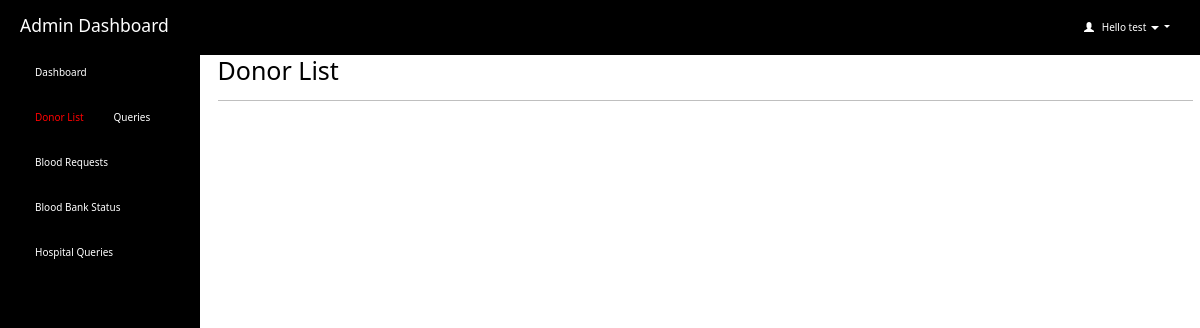
/admin/donor_list.php (signed in), run on an earlier commit of the app's database.
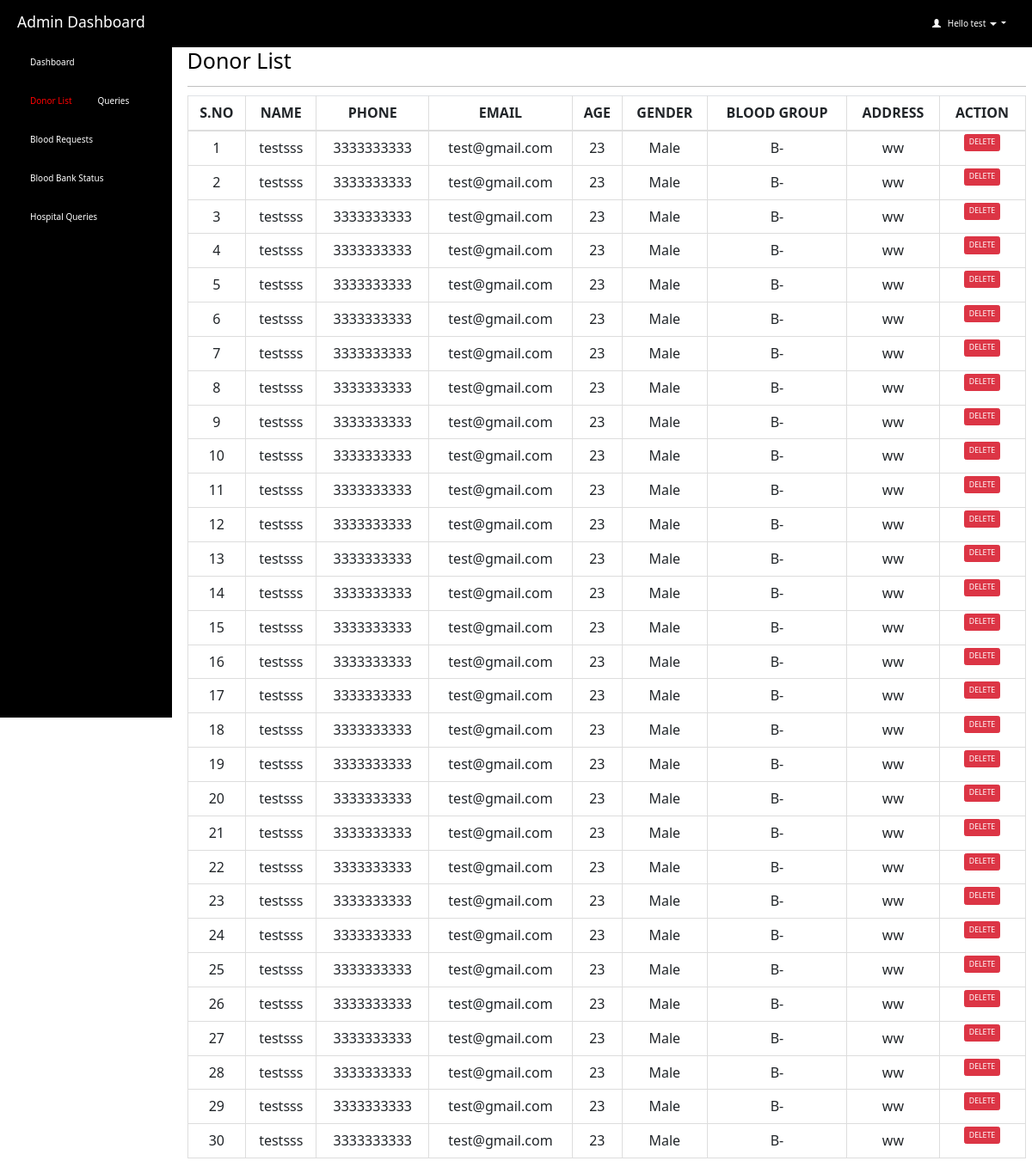
And on a later commit of the database.
### tables this page shows
CREATE TABLE `donor_details` (
  `id` int(11) NOT NULL,
  `name` varchar(50) NOT NULL,
  `mobile` varchar(10) NOT NULL,
  `mail_id` varchar(50) DEFAULT NULL,
  `age` int(60) NOT NULL,
  `gender` varchar(10) NOT NULL,
  `blood_group` varchar(10) NOT NULL,
  `address` varchar(100) NOT NULL,
  `city` varchar(20) NOT NULL,
  `state` varchar(30) NOT NULL
);

### admin/donor_list.php (the view, shortened to what this page needs)
<html>
<head>
  <link rel="stylesheet" href="https://maxcdn.bootstrapcdn.com/bootstrap/3.4.1/css/bootstrap.min.css">
</head>
<?php
  if (isset($_SESSION['loggedin']) && $_SESSION['loggedin'] == true) {
  ?>
<body style="color:black">
<div id="header">
<?php include 'header.php';
?>
</div>
<div id="sidebar">
<?php $active="donor_list"; include 'sidebar.php'; ?>
</div>
<div id="content" >
  <div class="content-wrapper">
    <div class="container-fluid">
      <div class="row">
        <div class="col-md-12 lg-12 sm-12">
          <h1 class="page-title">Donor List</h1>
        </div>
      </div>
      <hr>
      <?php
        include 'connection.php';
        $count=1;
        $sql= "select * from donor_details ";
        $result=mysqli_query($connection,$sql);
        if(mysqli_num_rows($result)>0)   {
       ?>
       <div class="table-responsive">
      <table class="table table-bordered" style="text-align:center">
          <thead style="text-align:center">
          <th style="text-align:center">S.NO</th>
          <th style="text-align:center">NAME</th>
          <th style="text-align:center">PHONE</th>
          <th style="text-align:center">EMAIL</th>
          <th style="text-align:center">AGE</th>
          <th style="text-align:center">GENDER</th>
          <th style="text-align:center">BLOOD GROUP</th>
          <th style="text-align:center">ADDRESS</th>
          <th style="text-align:center">ACTION</th>
          </thead>
          <tbody>
            <?php
            while($row = mysqli_fetch_assoc($result)) { ?>
          <tr>
                  <td><?php echo $count++; ?></td>
                  <td><?php echo $row['name']; ?></td>
                  <td><?php echo $row['mobile']; ?></td>
                  <td><?php echo $row['mail_id']; ?></td>
                  <td><?php echo $row['age']; ?></td>
                  <td><?php echo $row['gender']; ?></td>
                    <td><?php echo $row['blood_group']; ?></td>
                    <td><?php echo $row['address']; ?></td>
                    <td id="he" style="width:100px">
                    <button type="button" class="btn btn-primary btn-sm btn-danger" onclick="window.location.href = 'delete.php?id=<?php echo $row['id']; ?>';" >DELETE</button>
                    </td>
              </tr>
            <?php } ?>
          </tbody>
      </table>
    </div>
    <?php } ?>
  </div>
  </div>
</div>
   <?php }
    ?>
</body>
</html>

What changed in the data, as far as the page shows it:
added donor_details: name "testsss", mobile "3333333333", mail "test@gmail.com", age "23", gender "Male", blood_group "B-", address "ww"
added donor_details: name "testsss", mobile "3333333333", mail "test@gmail.com", age "23", gender "Male", blood_group "B-", address "ww"
added donor_details: name "testsss", mobile "3333333333", mail "test@gmail.com", age "23", gender "Male", blood_group "B-", address "ww"
added donor_details: name "testsss", mobile "3333333333", mail "test@gmail.com", age "23", gender "Male", blood_group "B-", address "ww"
added donor_details: name "testsss", mobile "3333333333", mail "test@gmail.com", age "23", gender "Male", blood_group "B-", address "ww"
added donor_details: name "testsss", mobile "3333333333", mail "test@gmail.com", age "23", gender "Male", blood_group "B-", address "ww"
added donor_details: name "testsss", mobile "3333333333", mail "test@gmail.com", age "23", gender "Male", blood_group "B-", address "ww"
added donor_details: name "testsss", mobile "3333333333", mail "test@gmail.com", age "23", gender "Male", blood_group "B-", address "ww"
added donor_details: name "testsss", mobile "3333333333", mail "test@gmail.com", age "23", gender "Male", blood_group "B-", address "ww"
added donor_details: name "testsss", mobile "3333333333", mail "test@gmail.com", age "23", gender "Male", blood_group "B-", address "ww"
added donor_details: name "testsss", mobile "3333333333", mail "test@gmail.com", age "23", gender "Male", blood_group "B-", address "ww"
added donor_details: name "testsss", mobile "3333333333", mail "test@gmail.com", age "23", gender "Male", blood_group "B-", address "ww"
added donor_details: name "testsss", mobile "3333333333", mail "test@gmail.com", age "23", gender "Male", blood_group "B-", address "ww"
added donor_details: name "testsss", mobile "3333333333", mail "test@gmail.com", age "23", gender "Male", blood_group "B-", address "ww"
added donor_details: name "testsss", mobile "3333333333", mail "test@gmail.com", age "23", gender "Male", blood_group "B-", address "ww"
added donor_details: name "testsss", mobile "3333333333", mail "test@gmail.com", age "23", gender "Male", blood_group "B-", address "ww"
added donor_details: name "testsss", mobile "3333333333", mail "test@gmail.com", age "23", gender "Male", blood_group "B-", address "ww"
added donor_details: name "testsss", mobile "3333333333", mail "test@gmail.com", age "23", gender "Male", blood_group "B-", address "ww"
added donor_details: name "testsss", mobile "3333333333", mail "test@gmail.com", age "23", gender "Male", blood_group "B-", address "ww"
added donor_details: name "testsss", mobile "3333333333", mail "test@gmail.com", age "23", gender "Male", blood_group "B-", address "ww"
added donor_details: name "testsss", mobile "3333333333", mail "test@gmail.com", age "23", gender "Male", blood_group "B-", address "ww"
added donor_details: name "testsss", mobile "3333333333", mail "test@gmail.com", age "23", gender "Male", blood_group "B-", address "ww"
added donor_details: name "testsss", mobile "3333333333", mail "test@gmail.com", age "23", gender "Male", blood_group "B-", address "ww"
added donor_details: name "testsss", mobile "3333333333", mail "test@gmail.com", age "23", gender "Male", blood_group "B-", address "ww"
added donor_details: name "testsss", mobile "3333333333", mail "test@gmail.com", age "23", gender "Male", blood_group "B-", address "ww"
added donor_details: name "testsss", mobile "3333333333", mail "test@gmail.com", age "23", gender "Male", blood_group "B-", address "ww"
added donor_details: name "testsss", mobile "3333333333", mail "test@gmail.com", age "23", gender "Male", blood_group "B-", address "ww"
added donor_details: name "testsss", mobile "3333333333", mail "test@gmail.com", age "23", gender "Male", blood_group "B-", address "ww"
added donor_details: name "testsss", mobile "3333333333", mail "test@gmail.com", age "23", gender "Male", blood_group "B-", address "ww"
added donor_details: name "testsss", mobile "3333333333", mail "test@gmail.com", age "23", gender "Male", blood_group "B-", address "ww"
Also different on the page:
text now shown: "S.NO NAME PHONE EMAIL AGE GENDER BLOOD GROUP ADDRESS ACTION"
